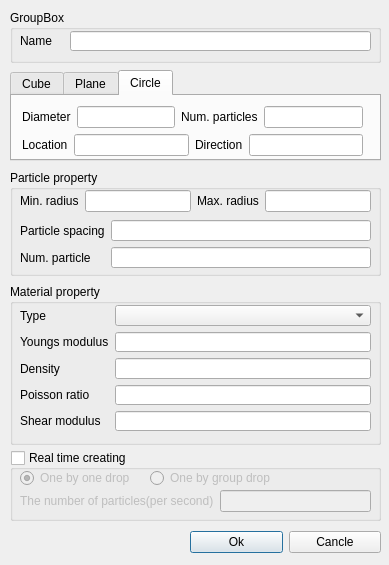
<?xml version="1.0" encoding="UTF-8"?>
<ui version="4.0">
 <class>DLG_MakeParticle</class>
 <widget class="QDialog" name="DLG_MakeParticle">
  <property name="geometry">
   <rect>
    <x>0</x>
    <y>0</y>
    <width>389</width>
    <height>565</height>
   </rect>
  </property>
  <property name="windowTitle">
   <string>Make particles</string>
  </property>
  <widget class="QTabWidget" name="TB_Method">
   <property name="geometry">
    <rect>
     <x>10</x>
     <y>70</y>
     <width>371</width>
     <height>91</height>
    </rect>
   </property>
   <property name="currentIndex">
    <number>2</number>
   </property>
   <widget class="QWidget" name="T_Cube">
    <attribute name="title">
     <string>Cube</string>
    </attribute>
    <widget class="QWidget" name="layoutWidget">
     <property name="geometry">
      <rect>
       <x>10</x>
       <y>10</y>
       <width>351</width>
       <height>22</height>
      </rect>
     </property>
     <layout class="QHBoxLayout" name="horizontalLayout">
      <item>
       <widget class="QLabel" name="L_CUBE_NX">
        <property name="text">
         <string>Nx</string>
        </property>
       </widget>
      </item>
      <item>
       <widget class="QLineEdit" name="LE_CUBE_NX"/>
      </item>
      <item>
       <widget class="QLabel" name="L_CUBE_NY">
        <property name="text">
         <string>Ny</string>
        </property>
       </widget>
      </item>
      <item>
       <widget class="QLineEdit" name="LE_CUBE_NY"/>
      </item>
      <item>
       <widget class="QLabel" name="L_CUBE_NZ">
        <property name="text">
         <string>Nz</string>
        </property>
       </widget>
      </item>
      <item>
       <widget class="QLineEdit" name="LE_CUBE_NZ"/>
      </item>
     </layout>
    </widget>
    <widget class="QWidget" name="layoutWidget">
     <property name="geometry">
      <rect>
       <x>10</x>
       <y>40</y>
       <width>351</width>
       <height>22</height>
      </rect>
     </property>
     <layout class="QHBoxLayout" name="horizontalLayout_6">
      <item>
       <widget class="QLabel" name="L_CUBE_LOC">
        <property name="text">
         <string>Start loc.</string>
        </property>
       </widget>
      </item>
      <item>
       <widget class="QLineEdit" name="LE_CUBE_LOC"/>
      </item>
     </layout>
    </widget>
   </widget>
   <widget class="QWidget" name="T_Plane">
    <attribute name="title">
     <string>Plane</string>
    </attribute>
    <widget class="QWidget" name="layoutWidget">
     <property name="geometry">
      <rect>
       <x>10</x>
       <y>40</y>
       <width>351</width>
       <height>22</height>
      </rect>
     </property>
     <layout class="QHBoxLayout" name="horizontalLayout_7">
      <item>
       <widget class="QLabel" name="L_PLANE_LOC">
        <property name="text">
         <string>Start loc.</string>
        </property>
       </widget>
      </item>
      <item>
       <widget class="QLineEdit" name="LE_PLANE_LOC"/>
      </item>
     </layout>
    </widget>
    <widget class="QWidget" name="layoutWidget">
     <property name="geometry">
      <rect>
       <x>10</x>
       <y>10</y>
       <width>191</width>
       <height>22</height>
      </rect>
     </property>
     <layout class="QHBoxLayout" name="horizontalLayout_3">
      <item>
       <widget class="QLabel" name="L_PLANE_NX">
        <property name="text">
         <string>Nx</string>
        </property>
       </widget>
      </item>
      <item>
       <widget class="QLineEdit" name="LE_PLANE_NX"/>
      </item>
      <item>
       <widget class="QLabel" name="L_PLANE_NZ">
        <property name="text">
         <string>Nz</string>
        </property>
       </widget>
      </item>
      <item>
       <widget class="QLineEdit" name="LE_PLANE_NZ"/>
      </item>
     </layout>
    </widget>
    <widget class="QWidget" name="layoutWidget">
     <property name="geometry">
      <rect>
       <x>210</x>
       <y>10</y>
       <width>151</width>
       <height>22</height>
      </rect>
     </property>
     <layout class="QHBoxLayout" name="horizontalLayout_5">
      <item>
       <widget class="QLabel" name="L_PLANE_DIR">
        <property name="text">
         <string>Dir.</string>
        </property>
       </widget>
      </item>
      <item>
       <widget class="QLineEdit" name="LE_PLANE_DIR"/>
      </item>
     </layout>
    </widget>
   </widget>
   <widget class="QWidget" name="T_Circle">
    <attribute name="title">
     <string>Circle</string>
    </attribute>
    <widget class="QWidget" name="layoutWidget">
     <property name="geometry">
      <rect>
       <x>10</x>
       <y>38</y>
       <width>341</width>
       <height>22</height>
      </rect>
     </property>
     <layout class="QHBoxLayout" name="horizontalLayout_9">
      <item>
       <widget class="QLabel" name="L_CircleLocation">
        <property name="text">
         <string>Location</string>
        </property>
       </widget>
      </item>
      <item>
       <widget class="QLineEdit" name="LE_CircleLocation"/>
      </item>
      <item>
       <widget class="QLabel" name="L_CircleDirection">
        <property name="text">
         <string>Direction</string>
        </property>
       </widget>
      </item>
      <item>
       <widget class="QLineEdit" name="LE_CircleDirection"/>
      </item>
     </layout>
    </widget>
    <widget class="QWidget" name="layoutWidget">
     <property name="geometry">
      <rect>
       <x>10</x>
       <y>10</y>
       <width>341</width>
       <height>22</height>
      </rect>
     </property>
     <layout class="QHBoxLayout" name="horizontalLayout_8">
      <item>
       <widget class="QLabel" name="L_CircleDiameter">
        <property name="text">
         <string>Diameter</string>
        </property>
       </widget>
      </item>
      <item>
       <widget class="QLineEdit" name="LE_CircleDiameter"/>
      </item>
      <item>
       <widget class="QLabel" name="L_NumParticle">
        <property name="text">
         <string>Num. particles</string>
        </property>
       </widget>
      </item>
      <item>
       <widget class="QLineEdit" name="LE_NumParticle"/>
      </item>
     </layout>
    </widget>
   </widget>
  </widget>
  <widget class="QGroupBox" name="groupBox">
   <property name="geometry">
    <rect>
     <x>10</x>
     <y>170</y>
     <width>371</width>
     <height>106</height>
    </rect>
   </property>
   <property name="title">
    <string>Particle property</string>
   </property>
   <widget class="QWidget" name="layoutWidget">
    <property name="geometry">
     <rect>
      <x>10</x>
      <y>20</y>
      <width>351</width>
      <height>22</height>
     </rect>
    </property>
    <layout class="QHBoxLayout" name="horizontalLayout_2">
     <item>
      <widget class="QLabel" name="L_MIN_RADIUS">
       <property name="text">
        <string>Min. radius</string>
       </property>
      </widget>
     </item>
     <item>
      <widget class="QLineEdit" name="LE_MIN_RADIUS"/>
     </item>
     <item>
      <widget class="QLabel" name="L_MAX_RADIUS">
       <property name="text">
        <string>Max. radius</string>
       </property>
      </widget>
     </item>
     <item>
      <widget class="QLineEdit" name="LE_MAX_RADIUS"/>
     </item>
    </layout>
   </widget>
   <widget class="QWidget" name="layoutWidget">
    <property name="geometry">
     <rect>
      <x>10</x>
      <y>50</y>
      <width>351</width>
      <height>48</height>
     </rect>
    </property>
    <layout class="QGridLayout" name="gridLayout">
     <item row="0" column="0">
      <widget class="QLabel" name="L_P_SPACING">
       <property name="text">
        <string>Particle spacing</string>
       </property>
      </widget>
     </item>
     <item row="0" column="1">
      <widget class="QLineEdit" name="LE_P_SPACING"/>
     </item>
     <item row="1" column="0">
      <widget class="QLabel" name="L_NUM_PARTICLE">
       <property name="text">
        <string>Num. particle</string>
       </property>
      </widget>
     </item>
     <item row="1" column="1">
      <widget class="QLineEdit" name="LE_NUM_PARTICLE">
       <property name="readOnly">
        <bool>true</bool>
       </property>
      </widget>
     </item>
    </layout>
   </widget>
  </widget>
  <widget class="QGroupBox" name="GB_MaterialProperty">
   <property name="geometry">
    <rect>
     <x>10</x>
     <y>284</y>
     <width>371</width>
     <height>161</height>
    </rect>
   </property>
   <property name="title">
    <string>Material property</string>
   </property>
   <widget class="QWidget" name="layoutWidget_2">
    <property name="geometry">
     <rect>
      <x>10</x>
      <y>21</y>
      <width>351</width>
      <height>126</height>
     </rect>
    </property>
    <layout class="QGridLayout" name="gridLayout_2">
     <item row="0" column="0">
      <widget class="QLabel" name="L_Type">
       <property name="text">
        <string>Type</string>
       </property>
      </widget>
     </item>
     <item row="0" column="1">
      <widget class="QComboBox" name="CB_Type"/>
     </item>
     <item row="1" column="0">
      <widget class="QLabel" name="L_YoungsModulus">
       <property name="text">
        <string>Youngs modulus</string>
       </property>
      </widget>
     </item>
     <item row="1" column="1">
      <widget class="QLineEdit" name="LE_Youngs"/>
     </item>
     <item row="2" column="0">
      <widget class="QLabel" name="L_Density">
       <property name="text">
        <string>Density</string>
       </property>
      </widget>
     </item>
     <item row="2" column="1">
      <widget class="QLineEdit" name="LE_Density"/>
     </item>
     <item row="3" column="0">
      <widget class="QLabel" name="L_PoissonRatio">
       <property name="text">
        <string>Poisson ratio</string>
       </property>
      </widget>
     </item>
     <item row="3" column="1">
      <widget class="QLineEdit" name="LE_PoissonRatio"/>
     </item>
     <item row="4" column="0">
      <widget class="QLabel" name="L_ShearModulus">
       <property name="text">
        <string>Shear modulus</string>
       </property>
      </widget>
     </item>
     <item row="4" column="1">
      <widget class="QLineEdit" name="LE_ShearModulus"/>
     </item>
    </layout>
   </widget>
  </widget>
  <widget class="QWidget" name="layoutWidget">
   <property name="geometry">
    <rect>
     <x>190</x>
     <y>530</y>
     <width>191</width>
     <height>25</height>
    </rect>
   </property>
   <layout class="QHBoxLayout" name="horizontalLayout_4">
    <item>
     <widget class="QPushButton" name="PB_Ok">
      <property name="text">
       <string>Ok</string>
      </property>
     </widget>
    </item>
    <item>
     <widget class="QPushButton" name="PB_Cancle">
      <property name="text">
       <string>Cancle</string>
      </property>
     </widget>
    </item>
   </layout>
  </widget>
  <widget class="QGroupBox" name="GB_BASIC">
   <property name="geometry">
    <rect>
     <x>10</x>
     <y>10</y>
     <width>371</width>
     <height>53</height>
    </rect>
   </property>
   <property name="title">
    <string>GroupBox</string>
   </property>
   <widget class="QLabel" name="L_Name">
    <property name="geometry">
     <rect>
      <x>10</x>
      <y>21</y>
      <width>41</width>
      <height>20</height>
     </rect>
    </property>
    <property name="text">
     <string>Name</string>
    </property>
   </widget>
   <widget class="QLineEdit" name="LE_Name">
    <property name="geometry">
     <rect>
      <x>60</x>
      <y>21</y>
      <width>301</width>
      <height>20</height>
     </rect>
    </property>
   </widget>
  </widget>
  <widget class="QGroupBox" name="GB_RealTime">
   <property name="geometry">
    <rect>
     <x>10</x>
     <y>450</y>
     <width>371</width>
     <height>71</height>
    </rect>
   </property>
   <property name="title">
    <string>Real time creating</string>
   </property>
   <property name="checkable">
    <bool>true</bool>
   </property>
   <property name="checked">
    <bool>false</bool>
   </property>
   <widget class="QWidget" name="layoutWidget">
    <property name="geometry">
     <rect>
      <x>10</x>
      <y>40</y>
      <width>351</width>
      <height>22</height>
     </rect>
    </property>
    <layout class="QHBoxLayout" name="horizontalLayout_10">
     <item>
      <widget class="QLabel" name="L_NumParticlesPer">
       <property name="text">
        <string>The number of particles(per second)</string>
       </property>
      </widget>
     </item>
     <item>
      <widget class="QLineEdit" name="LE_NumParclesPer"/>
     </item>
    </layout>
   </widget>
   <widget class="QRadioButton" name="RB_OneByOne">
    <property name="geometry">
     <rect>
      <x>10</x>
      <y>20</y>
      <width>121</width>
      <height>16</height>
     </rect>
    </property>
    <property name="text">
     <string>One by one drop</string>
    </property>
    <property name="checked">
     <bool>true</bool>
    </property>
   </widget>
   <widget class="QRadioButton" name="RB_OneByGroup">
    <property name="geometry">
     <rect>
      <x>140</x>
      <y>20</y>
      <width>141</width>
      <height>16</height>
     </rect>
    </property>
    <property name="text">
     <string>One by group drop</string>
    </property>
   </widget>
  </widget>
 </widget>
 <tabstops>
  <tabstop>LE_Name</tabstop>
  <tabstop>TB_Method</tabstop>
  <tabstop>LE_PLANE_NX</tabstop>
  <tabstop>LE_PLANE_NZ</tabstop>
  <tabstop>LE_PLANE_DIR</tabstop>
  <tabstop>LE_PLANE_LOC</tabstop>
  <tabstop>LE_MIN_RADIUS</tabstop>
  <tabstop>LE_MAX_RADIUS</tabstop>
  <tabstop>LE_P_SPACING</tabstop>
  <tabstop>LE_NUM_PARTICLE</tabstop>
  <tabstop>CB_Type</tabstop>
  <tabstop>LE_Youngs</tabstop>
  <tabstop>LE_Density</tabstop>
  <tabstop>LE_PoissonRatio</tabstop>
  <tabstop>LE_ShearModulus</tabstop>
  <tabstop>PB_Ok</tabstop>
  <tabstop>PB_Cancle</tabstop>
  <tabstop>LE_CUBE_NX</tabstop>
  <tabstop>LE_CUBE_NY</tabstop>
  <tabstop>LE_CUBE_LOC</tabstop>
  <tabstop>LE_CUBE_NZ</tabstop>
 </tabstops>
 <resources/>
 <connections/>
</ui>
